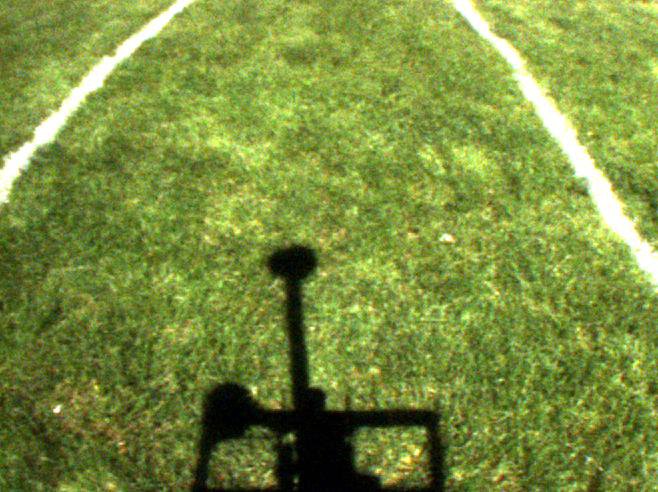
#> input picture from_tegra_latest/Q_grass_pictures/1.png, 658 x 492 px
$ python color_filter.py Q_grass_pictures/1.png   (older library calls are emulated)
#> lines starting #> are read from the running program, lines starting #| are printed output that depends on the picture; after the words box and inside, x2 and y2 are one past the last pixel; in counts of white or black regions, pixels touching at a corner belong together
#import the necessary packages
import cv2
import numpy as np
import sys

#'optional' argument is required for trackbar creation parameters
def nothing(arg):
    pass

#Capture video from the stream
frame = cv2.imread(sys.argv[1])
#> frame is the input picture: shape (492, 658, 3); mean B, G, R 61.9, 142.7, 122.8
cv2.namedWindow('Colorbars', cv2.WINDOW_NORMAL) #Create a window named 'Colorbars'

#assign strings for ease of coding
hh='Hue High'
hl='Hue Low'
sh='Saturation High'
sl='Saturation Low'
vh='Value High'
vl='Value Low'
wnd = 'Colorbars'
#Begin Creating trackbars for each
cv2.createTrackbar(hl, wnd,0,179,nothing)
cv2.createTrackbar(hh, wnd,0,179,nothing)
cv2.createTrackbar(sl, wnd,0,255,nothing)
cv2.createTrackbar(sh, wnd,0,255,nothing)
cv2.createTrackbar(vl, wnd,0,255,nothing)
cv2.createTrackbar(vh, wnd,0,255,nothing)
cv2.createTrackbar("sobel", wnd, 0, 255, nothing)

# [18 lines of commented-out code are left out]
cv2.setTrackbarPos(hl, wnd,0)
cv2.setTrackbarPos(hh, wnd,177)
cv2.setTrackbarPos(sl, wnd,87)
cv2.setTrackbarPos(sh, wnd,183)
cv2.setTrackbarPos(vl, wnd,96)
cv2.setTrackbarPos(vh, wnd,107)


# http://docs.opencv.org/3.2.0/d4/d73/tutorial_py_contours_begin.html
# cap = cv2.Vide oCapture(0)

#begin our 'infinite' while loop
while(1):

    frame = cv2.imread(sys.argv[1])
    # ret, frame = cap.read()

    #it is common to apply a blur to the frame
    res = cv2.GaussianBlur(frame,(7,7),0)
    res = cv2.GaussianBlur(res, (7,7), 0)
    res = cv2.GaussianBlur(res, (7,7), 0)
    res = cv2.GaussianBlur(res, (7,7), 0)
    # res = cv2.GaussianBlur(res, (7,7), 0)
    # res = cv2.GaussianBlur(res, (7,7), 0)
    sobelx8u = cv2.Sobel(frame, cv2.CV_8U,1,0,ksize=5)
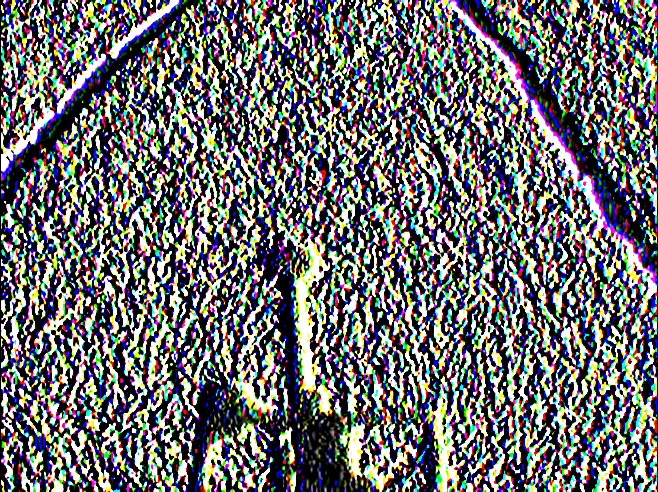
#> sobelx8u: shape (492, 658, 3); mean B, G, R 108.9, 108.5, 107.7

    sobelx64f = cv2.Sobel(frame, cv2.CV_64F, 1,0,ksize=5)
    abs_sobel64f = np.absolute(sobelx64f)
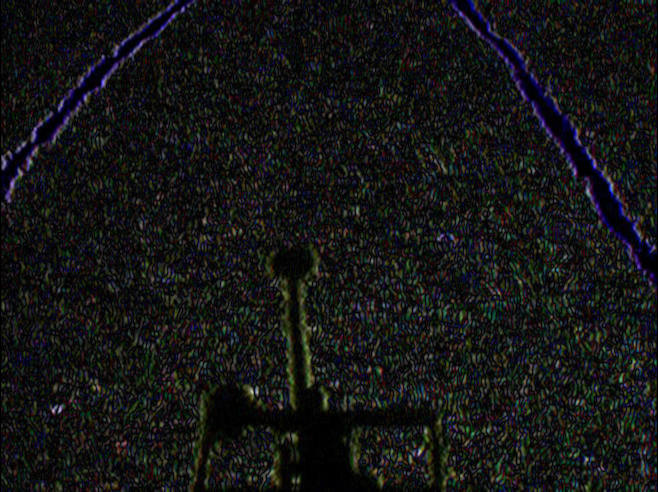
#> abs_sobel64f: shape (492, 658, 3) float64; mean B, G, R 616.7, 623, 602.9; drawn with min black and max white
    sobel_8u = np.uint8(abs_sobel64f)
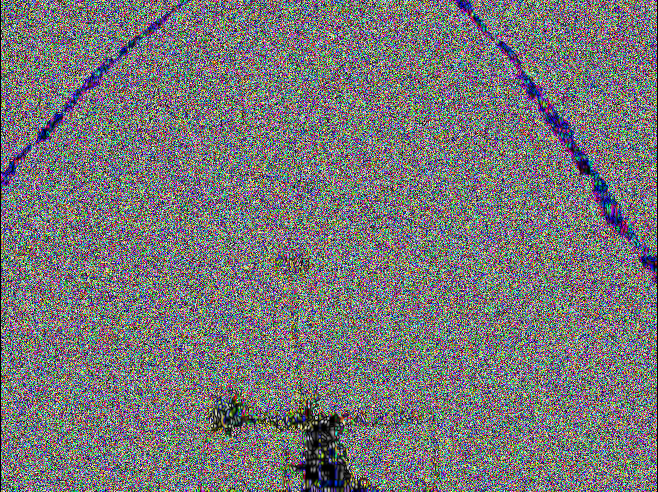
#> sobel_8u: shape (492, 658, 3); mean B, G, R 119.7, 118.6, 119.1

    laplacian = cv2.Laplacian(res, cv2.CV_64F)
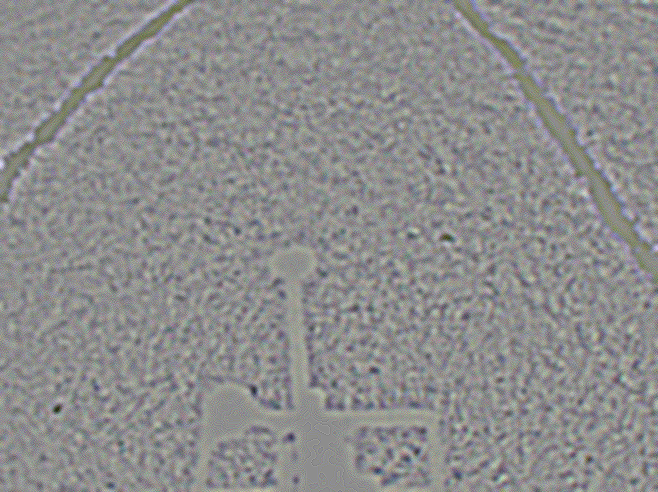
#> laplacian: shape (492, 658, 3) float64; mean B, G, R 0.0003, 0.000825, 0.000717; drawn with min black and max white


    #convert from a BGR stream to an HSV stream
    hsv=cv2.cvtColor(res, cv2.COLOR_BGR2HSV)
#> hsv: shape (492, 658, 3); mean H, S, V 37.8, 147.9, 142.8

    #read trackbar positions for each trackbar
    hul=cv2.getTrackbarPos(hl, wnd)
    huh=cv2.getTrackbarPos(hh, wnd)
    sal=cv2.getTrackbarPos(sl, wnd)
    sah=cv2.getTrackbarPos(sh, wnd)
    val=cv2.getTrackbarPos(vl, wnd)
    vah=cv2.getTrackbarPos(vh, wnd)
    sobel_min = cv2.getTrackbarPos("sobel", wnd)

    #make array for final values
    HSVLOW=np.array([hul,sal,val])
    HSVHIGH=np.array([huh,sah,vah])

    #create a mask for that range
    mask = cv2.inRange(hsv,HSVLOW, HSVHIGH)
#> mask: shape (492, 658); 5.4% white; 113 white regions (54 under 20 px), largest, box (x1, y1, x2, y2) and area: (0, 183, 248, 492) 11886, (215, 441, 274, 486) 585, (519, 445, 554, 492) 491
    inverse_mask = cv2.bitwise_not(mask)

    sobel_mask = cv2.inRange(sobel_8u, sobel_min, 255)
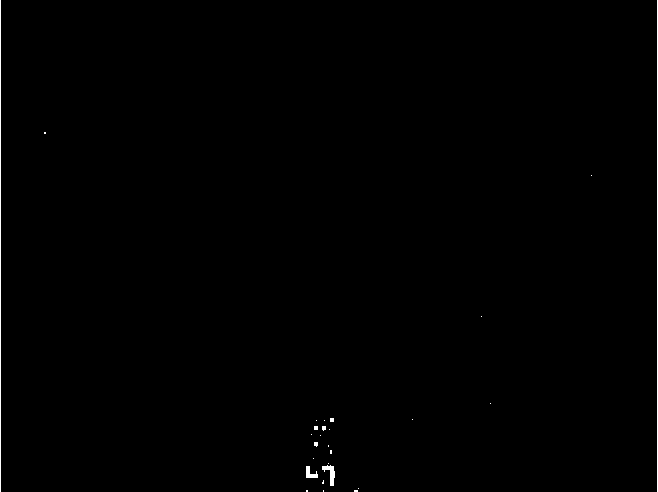
#> sobel_mask: shape (492, 658); 0.4% white in thin lines or dots


    white_points = cv2.findNonZero(mask)
#> white_points = contour of 17460 points, box (x1, y1, x2, y2) (0, 27, 658, 492), area 63102

    if white_points is not None:
        x,y,w,h = cv2.boundingRect(white_points)
#> x = 0; y = 27; w = 658; h = 465
        rect = cv2.minAreaRect(white_points)
#> rect = ((328.5, 259), (464, 657), -90)
        box = cv2.cv.BoxPoints(rect)
#> box = ((657, 491), (-1.42e-14, 491), (0, 27), (657, 27))
        box = np.int0(box)
#> box = [[657, 491], [0, 491], [0, 27], [657, 27]]
        (x_c,y_c),radius = cv2.minEnclosingCircle(white_points)
#> x_c = 316; y_c = 259; radius = 392
        center = (int(x_c),int(y_c))
#> center = (316, 259)
        radius = int(radius)
        cv2.circle(res,center,radius,(0,255,0),5)
        cv2.drawContours(res,[box],0,(0,0,255),2)
        cv2.rectangle(res,(x,y),(x+w,y+h),(255,255,255),5)
        # [11 lines of commented-out code are left out]
    sobel_mask = cv2.resize(sobel_mask, (600, 600))
#> sobel_mask: shape (600, 600)
    cv2.imshow('sobel', sobel_mask)

    cv2.imshow(wnd, res)
    cv2.resizeWindow(wnd, 600, 600)

    mask = cv2.resize(mask, (600, 600))
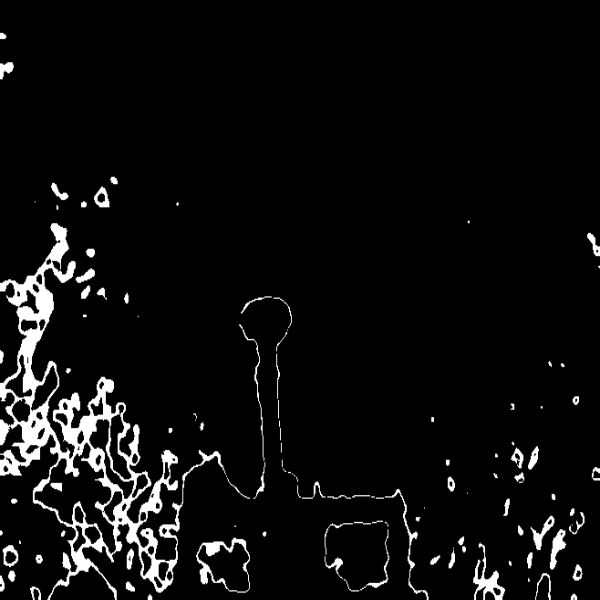
#> mask: shape (600, 600); min 0, max 255, mean 13.7
    cv2.imshow('mask', mask)

    inverse_mask = cv2.resize(inverse_mask, (600, 600))
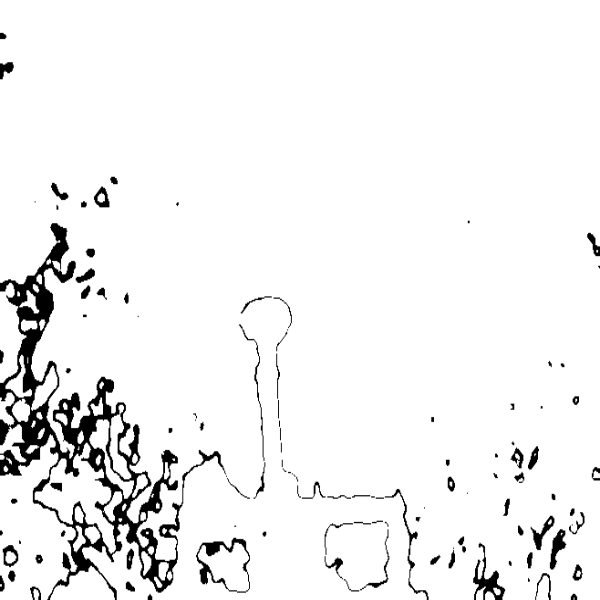
#> inverse_mask: shape (600, 600); min 0, max 255, mean 241.2
    cv2.imshow('inverse', inverse_mask)

    k = cv2.waitKey(5)
#> (key q is pressed here)
    if k == ord('q'):
        break

cv2.destroyAllWindows()

$ run again, on from_tegra_latest/Q_grass_pictures/11.png
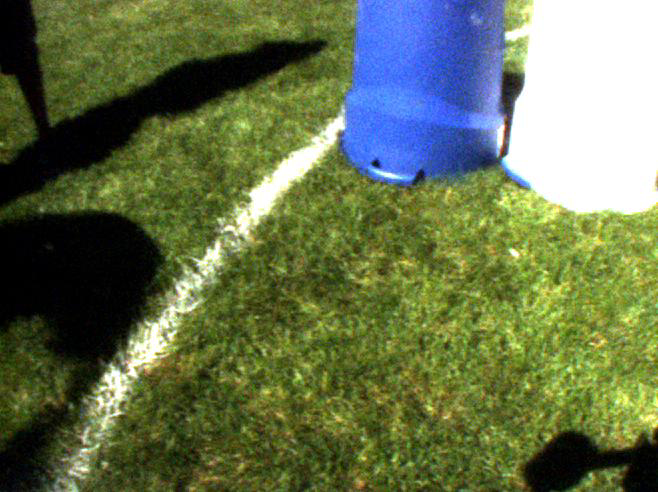
#> input picture from_tegra_latest/Q_grass_pictures/11.png, 658 x 492 px
#> frame is the input picture: shape (492, 658, 3); mean B, G, R 77, 114.4, 101.6
#> hsv: shape (492, 658, 3); mean H, S, V 42.2, 130.6, 123.4
#> `mask = cv2.inRange(hsv,HSVLOW, HSVHIGH)`:
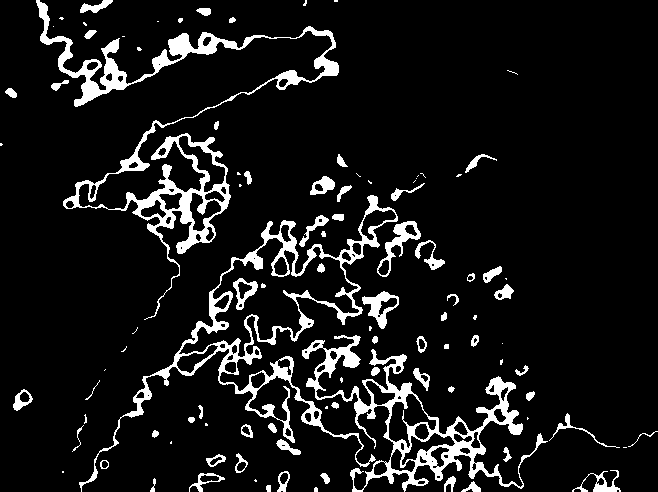
#> mask: shape (492, 658); 9.3% white; 101 white regions (38 under 20 px), largest, box (x1, y1, x2, y2) and area: (36, 0, 339, 320) 9102, (79, 195, 398, 492) 7250, (302, 335, 548, 492) 6643
#> white_points = contour of 30048 points, box (x1, y1, x2, y2) (0, 0, 658, 492), area 32491
#> x = 0; w = 658; h = 492
#> rect = ((328.5, 245.5), (491, 657), -90)
#> `box = cv2.cv.BoxPoints(rect)`: box = ((657, 491), (-1.5e-14, 491), (0, 0), (657, 0))
#> `box = np.int0(box)`: box = [[657, 491], [0, 491], [0, 0], [657, 0]]
#> `(x_c,y_c),radius = cv2.minEnclosingCircle(white_points)`: x_c = 328; y_c = 245.5; radius = 381.5
#> center = (328, 245)
#> `radius = int(radius)`: radius = 381
#> `inverse_mask = cv2.resize(inverse_mask, (600, 600))`:
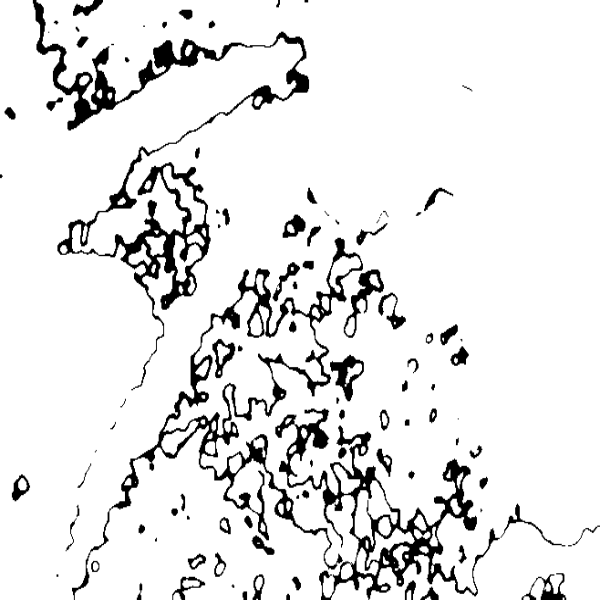
#> inverse_mask: shape (600, 600); min 0, max 255, mean 231.3

$ run again, on from_tegra_latest/Q_grass_pictures/12.png
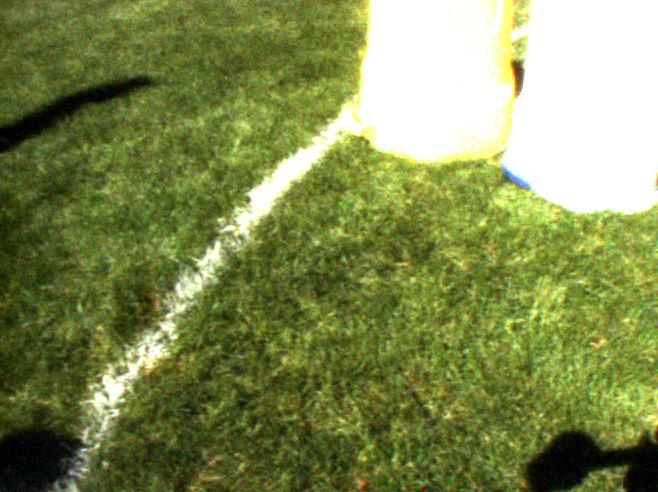
#> input picture from_tegra_latest/Q_grass_pictures/12.png, 658 x 492 px
#> frame is the input picture: shape (492, 658, 3); mean B, G, R 81.1, 139.2, 127.6
#> hsv: shape (492, 658, 3); mean H, S, V 32.4, 129, 139.3
#> `mask = cv2.inRange(hsv,HSVLOW, HSVHIGH)`:
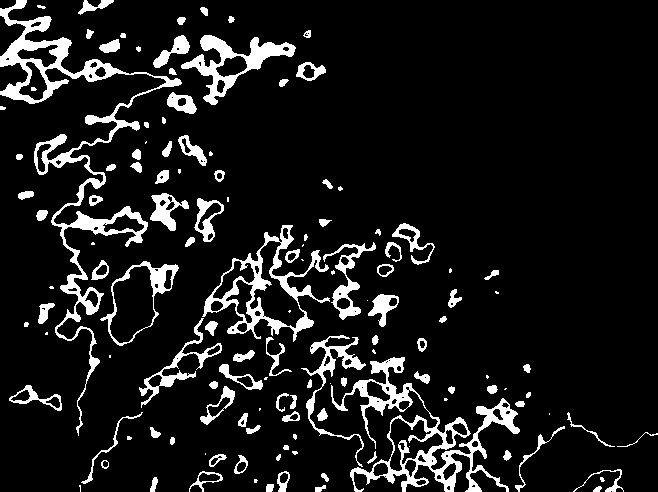
#> mask: shape (492, 658); 10.2% white; 132 white regions (32 under 20 px), largest, box (x1, y1, x2, y2) and area: (0, 0, 182, 436) 7567, (331, 357, 520, 492) 5279, (202, 225, 330, 342) 3051
#> white_points = contour of 33072 points, box (x1, y1, x2, y2) (0, 0, 658, 492), area 53606
#> x = 0; w = 658; h = 492
#> rect = ((328.5, 245.5), (491, 657), -90)
#> `box = cv2.cv.BoxPoints(rect)`: box = ((657, 491), (-1.5e-14, 491), (0, 0), (657, 0))
#> `box = np.int0(box)`: box = [[656, 490], [0, 490], [0, 0], [656, 0]]
#> `(x_c,y_c),radius = cv2.minEnclosingCircle(white_points)`: x_c = 311.5; y_c = 249.5; radius = 394.2
#> center = (311, 249)
#> `radius = int(radius)`: radius = 394
#> `inverse_mask = cv2.resize(inverse_mask, (600, 600))`:
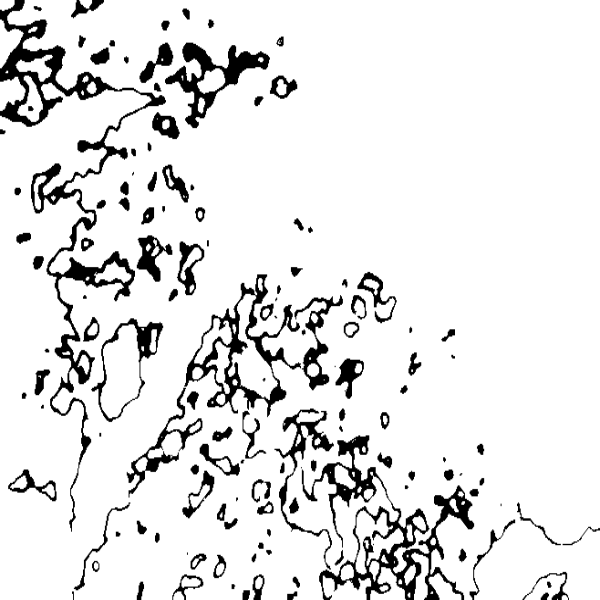
#> inverse_mask: shape (600, 600); min 0, max 255, mean 228.9

$ run again, on from_tegra_latest/Q_grass_pictures/13.png
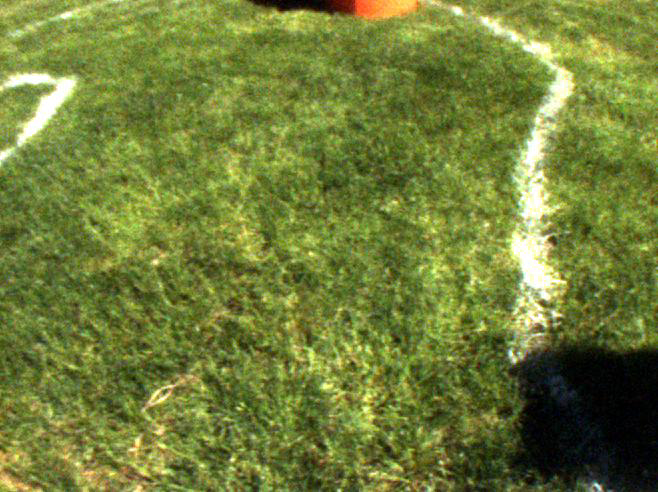
#> input picture from_tegra_latest/Q_grass_pictures/13.png, 658 x 492 px
#> frame is the input picture: shape (492, 658, 3); mean B, G, R 56, 126.1, 112.8
#> hsv: shape (492, 658, 3); mean H, S, V 38, 143.9, 126.9
#> white_points = contour of 29265 points, box (x1, y1, x2, y2) (0, 0, 658, 492), area 34837
#> x = 0; w = 658; h = 492
#> rect = ((328.5, 245.5), (491, 657), -90)
#> `box = cv2.cv.BoxPoints(rect)`: box = ((657, 491), (-1.5e-14, 491), (0, 0), (657, 0))
#> `box = np.int0(box)`: box = [[656, 490], [0, 490], [0, 0], [656, 0]]
#> `(x_c,y_c),radius = cv2.minEnclosingCircle(white_points)`: x_c = 329.3; y_c = 283.1; radius = 345.4
#> center = (329, 283)
#> `radius = int(radius)`: radius = 345
#> `inverse_mask = cv2.resize(inverse_mask, (600, 600))`:
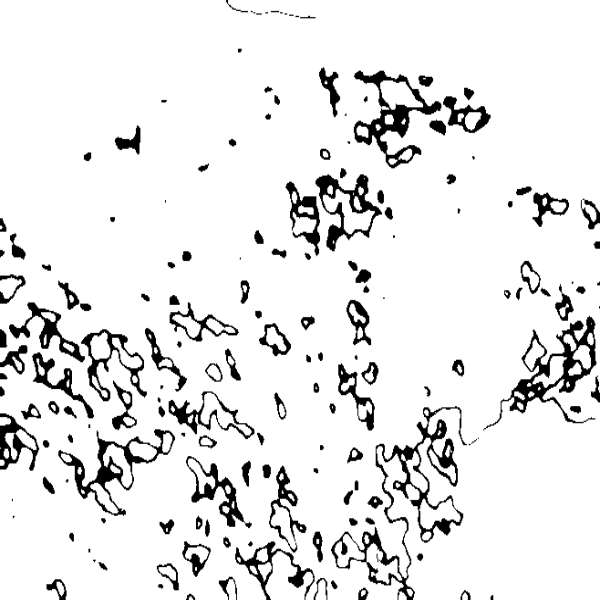
#> inverse_mask: shape (600, 600); min 0, max 255, mean 232
